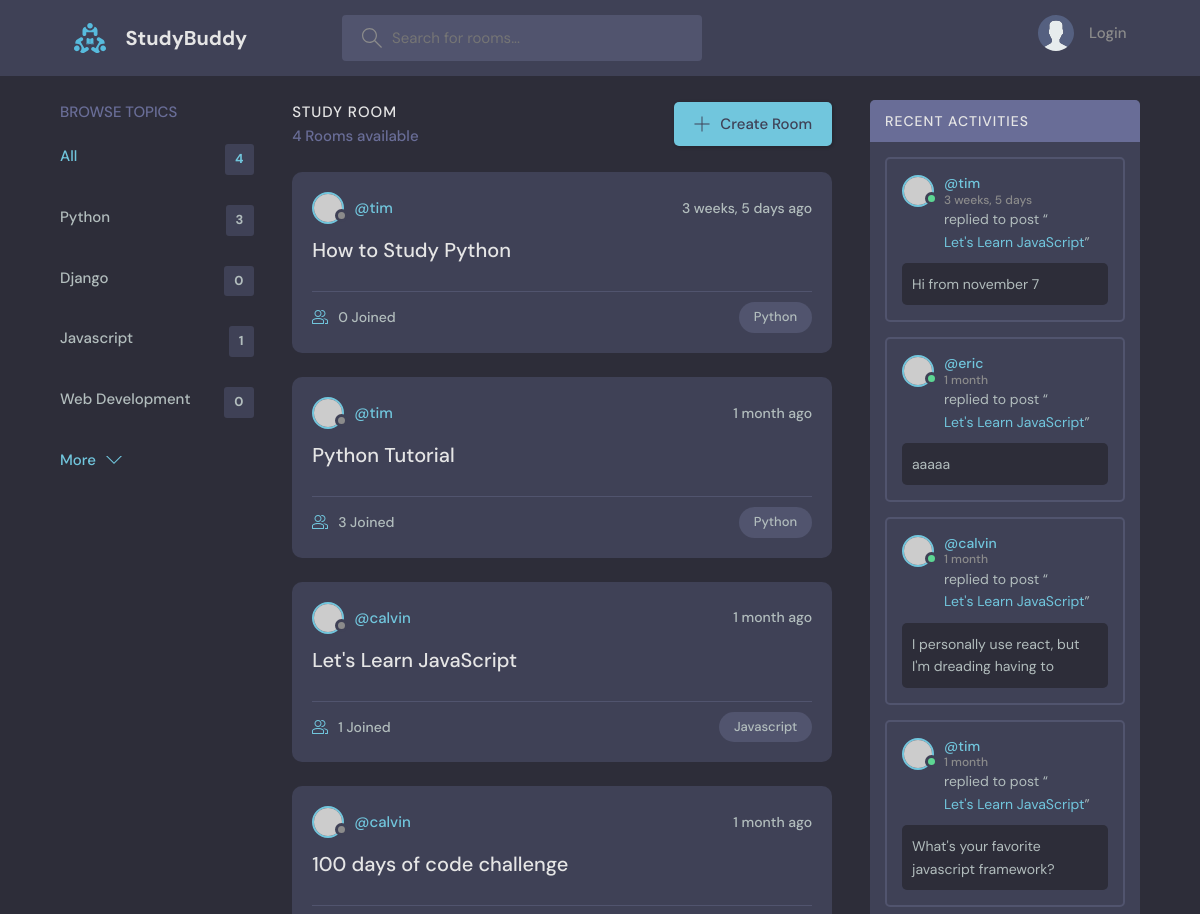
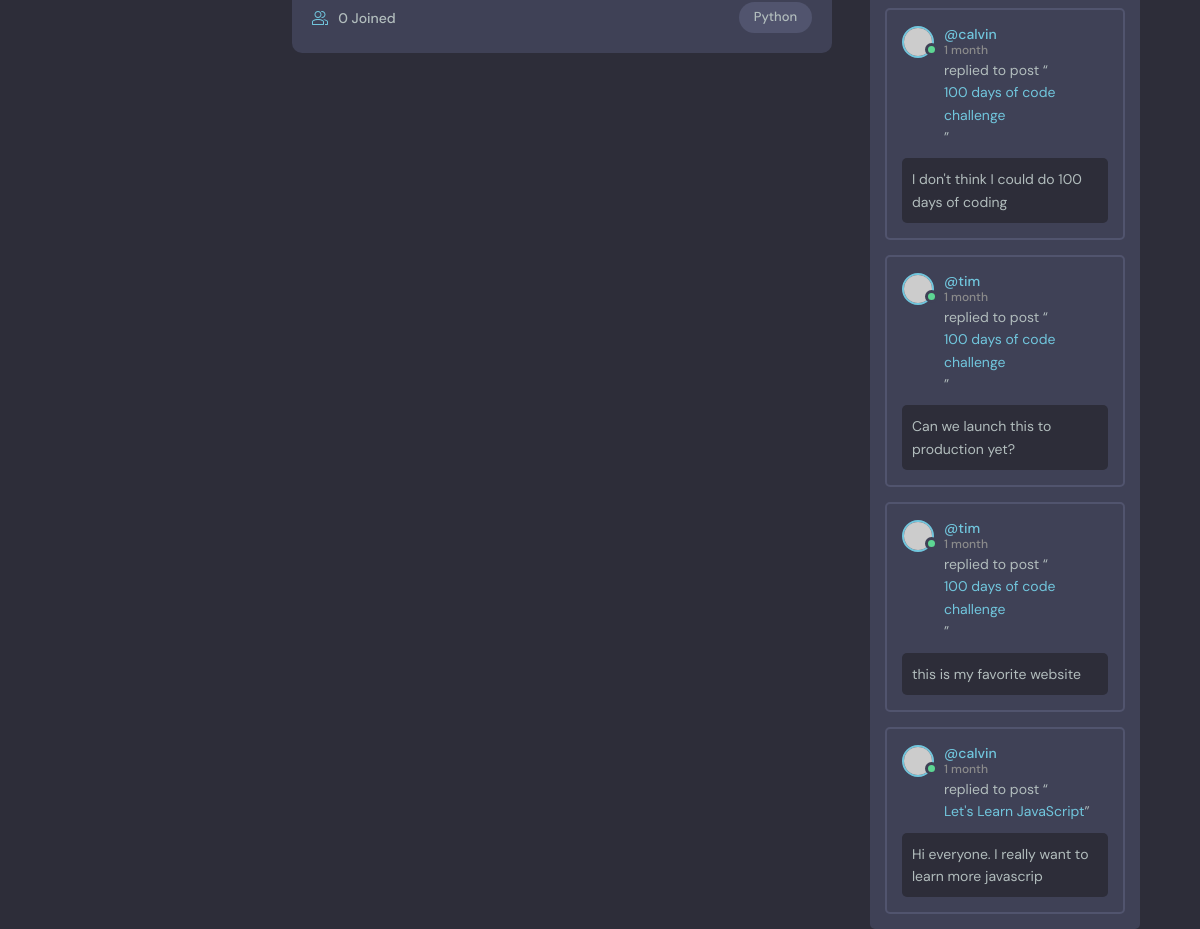
The app's page /, older data (2 pictures, top to bottom).
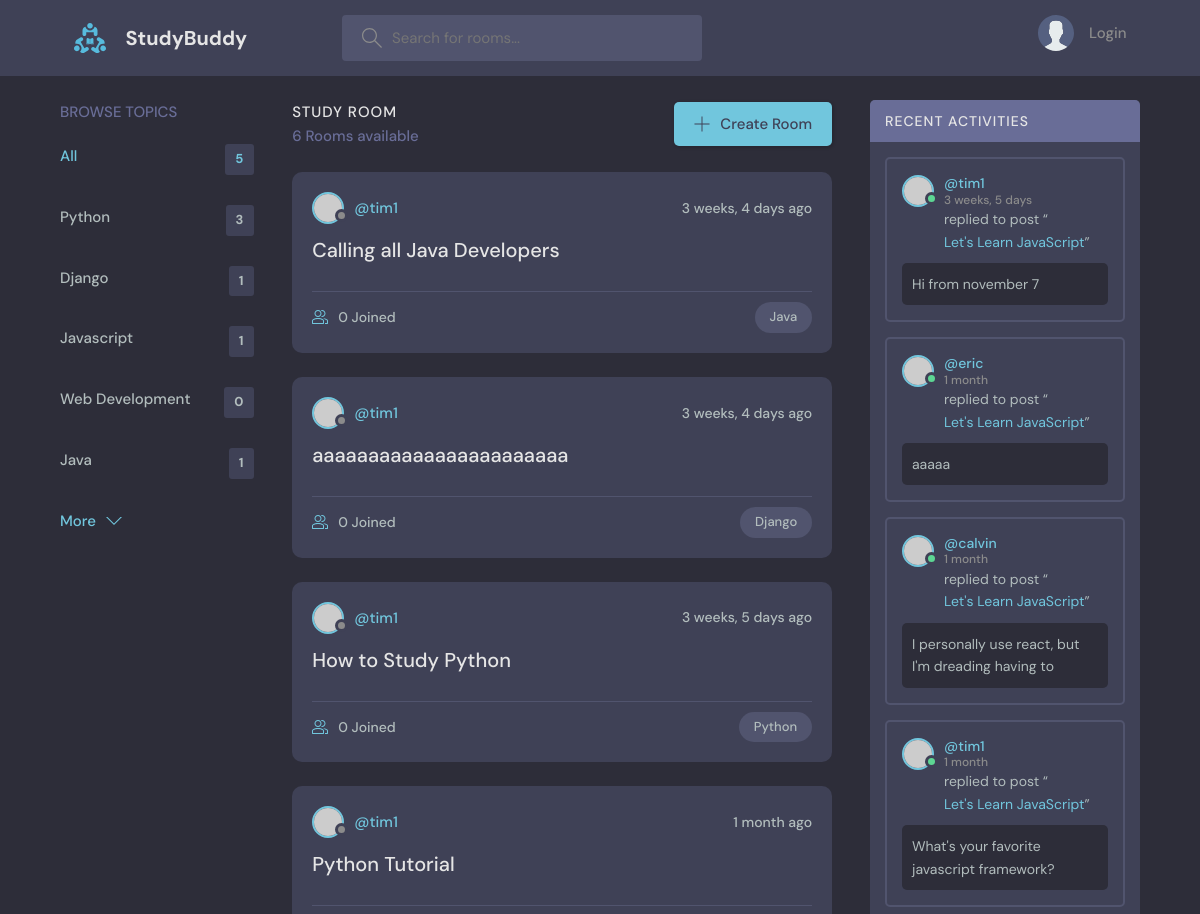
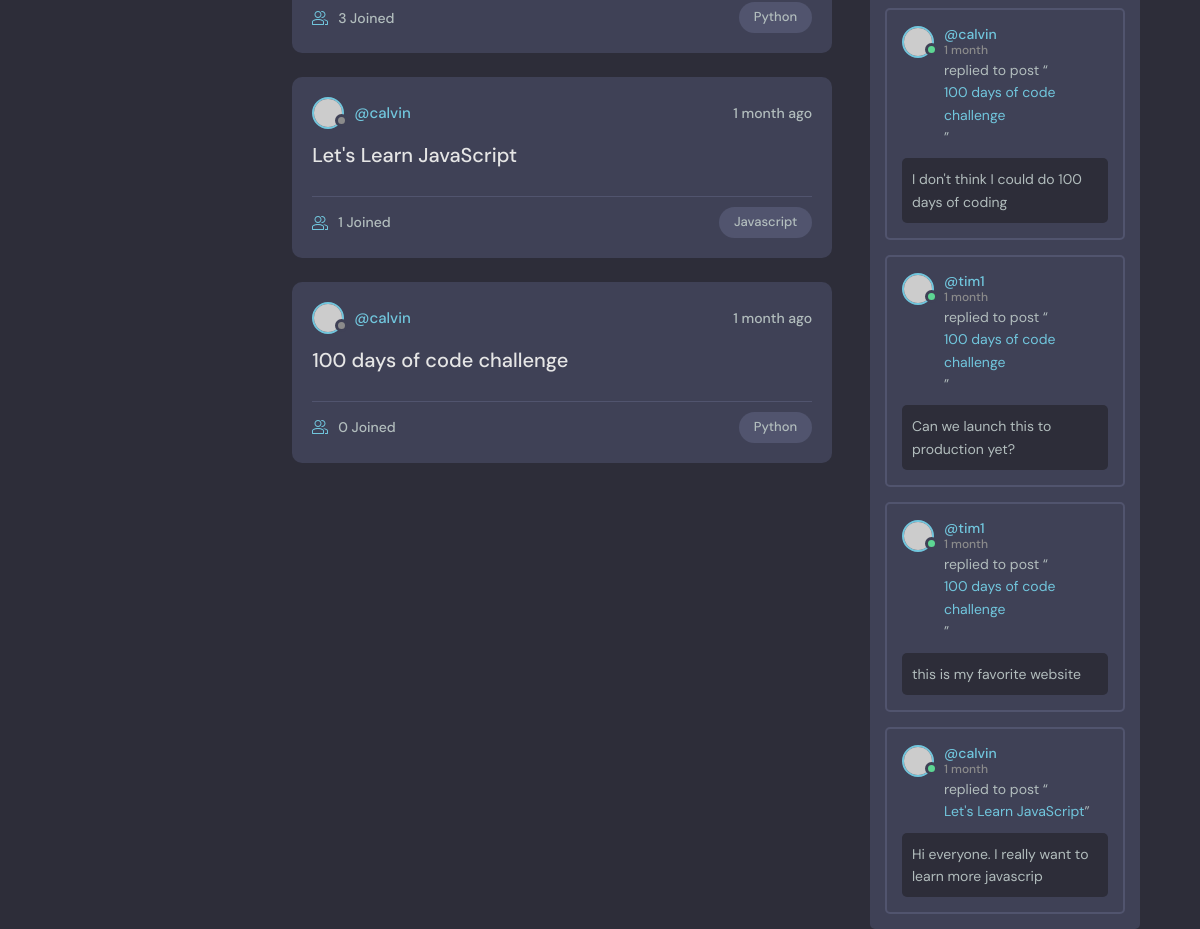
The same page, newer data (2 pictures, top to bottom).
### base/models.py (models this page shows, shortened)
class Topic(models.Model):
    name = models.CharField(max_length=200)

class Room(models.Model):
    host = models.ForeignKey(User, on_delete=models.SET_NULL, null=True)
    topic = models.ForeignKey('Topic', on_delete=models.SET_NULL, null=True)
    name = models.CharField(max_length=200)
    description = models.TextField(null=True, blank=True)
    participants = models.ManyToManyField(User, related_name='participants', blank=True)
    updated = models.DateTimeField(auto_now=True)
    create = models.DateTimeField(auto_now_add=True)
    class Meta:
        ordering = ['-updated', '-create']
    def __str__(self):
        return self.name

class Message(models.Model):
    user = models.ForeignKey(User, on_delete=models.CASCADE)
    room = models.ForeignKey(Room, on_delete=models.CASCADE)
    body = models.TextField()
    updated = models.DateTimeField(auto_now=True)
    create = models.DateTimeField(auto_now_add=True)
    class Meta:
        ordering = ['-updated', '-create']
    def __str__(self):
        return self.body[0:50]

### base/views.py (the view)
# urls.py: path('', views.home, name="home"),
def home(request):
    q = request.GET.get('q')
    if(q != None): q
    else: q = ''
    rooms = Room.objects.filter(
        Q(topic__name__contains=q) |
        Q(name__icontains=q) |
        Q(description__icontains=q))
    topics = Topic.objects.all()[0:5]
    room_count = rooms.count()
    room_messages = Message.objects.filter(Q(room__name__icontains=q))
    context = {'rooms': rooms , 'topics': topics, 'room_count' : room_count, "room_messages" : room_messages }
    return render(request, 'base/home.html', context )

### base/templates/base/home.html (shortened to what this page needs)
{% extends 'main.html'%} {% block content %}
<main class="layout layout--3">
  <div class="container">
    {% include 'base/topics_component.html' %}
    <div class="roomList">
      <div class="roomList__header">
        <div>
          <h2>Study Room</h2>
          <p>{{rooms.count}} Rooms available</p>
        </div>
        <a class="btn btn--main" href="{% url 'create-room' %}">
          <svg
            version="1.1"
            xmlns="http://www.w3.org/2000/svg"
            width="32"
            height="32"
            viewBox="0 0 32 32"
          >
            <title>add</title>
            <path
              d="M16.943 0.943h-1.885v14.115h-14.115v1.885h14.115v14.115h1.885v-14.115h14.115v-1.885h-14.115v-14.115z"
            ></path>
          </svg>
          Create Room
        </a>
      </div>
      {% include 'base/feed_component.html' %}
    </div>
    {% include 'base/activity_component.html' %}
  </div>
</main>
{% endblock %}

### base/templates/base/topics_component.html
<div class="topics">
  <div class="topics__header">
    <h2>Browse Topics</h2>
  </div>
  <ul class="topics__list">
    <li>
      <a href="{% url 'home' %}" class="active"
        >All <span>{{topics.count}}</span></a
      >
    </li>
    {% for topic in topics %}
    <li>
      <a href="{% url 'home' %}?q={{topic.name}}"
        >{{topic.name}}<span>{{topic.room_set.all.count}}</span></a
      >
    </li>
    {% endfor %}
  </ul>
  <a class="btn btn--link" href="{% url 'topics' %}">
    More
    <svg
      version="1.1"
      xmlns="http://www.w3.org/2000/svg"
      width="32"
      height="32"
      viewBox="0 0 32 32"
    >
      <title>chevron-down</title>
      <path d="M16 21l-13-13h-3l16 16 16-16h-3l-13 13z"></path>
    </svg>
  </a>
</div>

### base/templates/base/feed_component.html (shortened to what this page needs)
{% for room in rooms %}
<div class="roomListRoom">
  <div class="roomListRoom__header">
    <a
      href="{% url 'user-profile' room.host.id %}"
      class="roomListRoom__author"
    >
      <div class="avatar avatar--small">
        <img src="https://randomuser.me/api/portraits/women/11.jpg" />
      </div>
      <span>@{{room.host.username}}</span>
    </a>
    <div class="roomListRoom__actions">
      <span>{{room.create|timesince}} ago</span>
    </div>
  </div>
  <div class="roomListRoom__content">
    <a href="{% url 'room' room.id %}">{{room.name}}</a>
  </div>
  <div class="roomListRoom__meta">
    <a href="room.html" class="roomListRoom__joined">
      {{room.participants.all.count}} Joined
    </a>
    <p class="roomListRoom__topic">{{room.topic.name}}</p>
  </div>
</div>
{% endfor %}

### base/templates/base/activity_component.html (shortened to what this page needs)
<div class="activities">
  <div class="activities__header">
    <h2>Recent Activities</h2>
  </div>
  {% for message in room_messages %}
  <div class="activities__box">
    <div class="activities__boxHeader roomListRoom__header">
      <a
        href="{% url 'user-profile' message.user.id %}"
        class="roomListRoom__author"
      >
        <div class="avatar avatar--small active">
          <img src="https://randomuser.me/api/portraits/men/13.jpg" />
        </div>
        <p>
          @{{message.user}}
          <span>{{message.create|timesince}}</span>
        </p>
      </a>
    </div>
    <div class="activities__boxContent">
      <p>replied to post “<a href="room.html">{{message.room}}</a>”</p>
      <div class="activities__boxRoomContent">{{message}}</div>
    </div>
  </div>
  {%endfor %}
</div>

Row changes from the older to the newer data that the page shows:
computed for Topic "Django": room_set.all.count "0" → "1"
added Topic: name "Java", room_set.all.count "1"
added Room: host.username "tim1", create "3 weeks, 4 days", name "Calling all Java Developers", participants.all.count "0", topic.name "Java"
added Room: host.username "tim1", create "3 weeks, 4 days", name "aaaaaaaaaaaaaaaaaaaaaaa", participants.all.count "0", topic.name "Django"
changed through a linked row, Room "How to Study Python": host.username "tim" → "tim1"
changed through a linked row, Room "Python Tutorial": host.username "tim" → "tim1"
changed through a linked row, Message "Hi from november 7": user "tim" → "tim1"
changed through a linked row, Message "What's your favorite javascript framework?": user "tim" → "tim1"
changed through a linked row, Message "Can we launch this to production yet?": user "tim" → "tim1"
changed through a linked row, Message "this is my favorite website": user "tim" → "tim1"
Text that changed along with them:
{{ topics.count }}: "4" → "5"
{{ rooms.count }}: "4" → "6"
